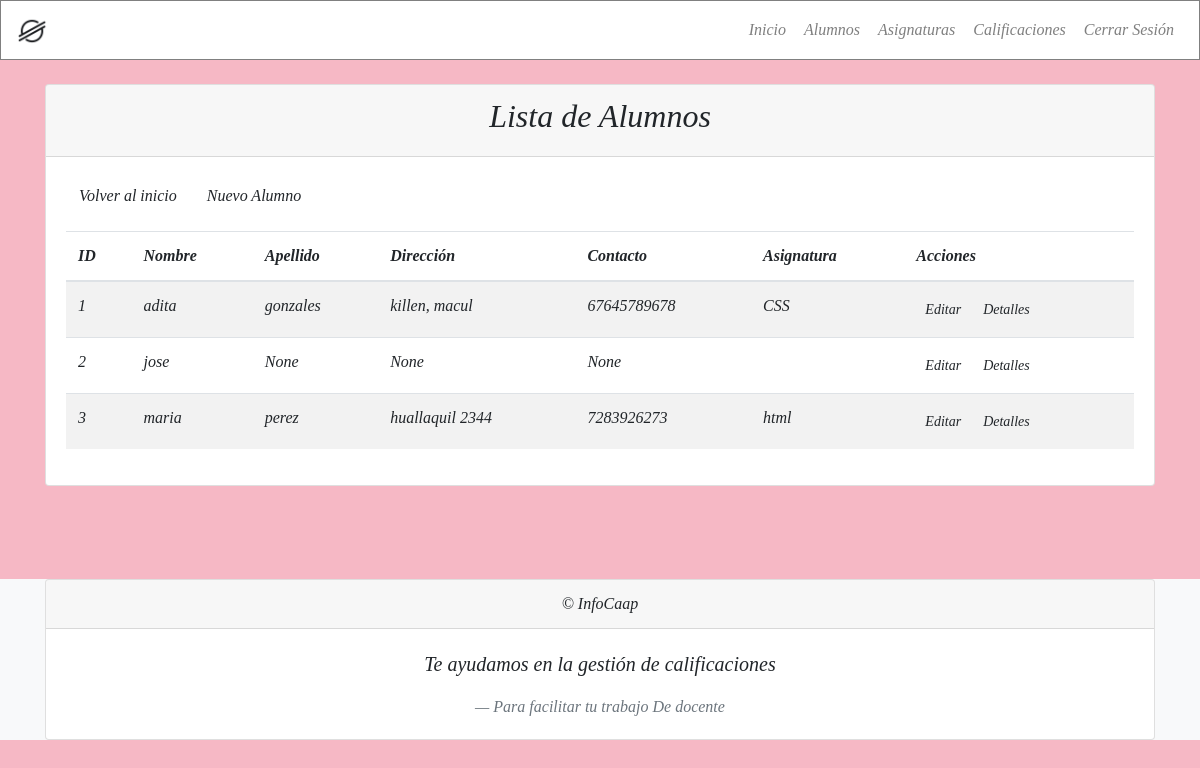
Page /alumnos/ (signed in) on the committed database.
### alumnos/models.py (models this page shows, shortened)
class Alumno(models.Model):
    nombre = models.CharField(max_length=100)
    apellido = models.CharField(max_length=100, null=True, blank=True)
    direccion = models.CharField(max_length=255, null=True, blank=True)
    contacto = models.CharField(max_length=100, null=True, blank=True)
    asignatura = models.ForeignKey('asignaturas.Asignatura', on_delete=models.CASCADE, null=True, blank=True)

### asignaturas/models.py (models this page shows, shortened)
class Asignatura(models.Model):
    nombre = models.CharField(max_length=100)
    descripcion = models.CharField(max_length=500)

### alumnos/views.py (the view)
# urls.py: path('', views.lista_alumnos, name='lista_alumnos'),
@login_required
def lista_alumnos(request):
    alumnos = Alumno.objects.all()
    return render(request, 'alumnos/lista_alumnos.html', {'alumnos': alumnos})

### alumnos/templates/alumnos/lista_alumnos.html (shortened to what this page needs)
{% extends 'base.html' %}
{% block content %}
<div class="container mt-4">
    <div class="card">
        <div class="card-header text-center">
            <h2>Lista de Alumnos</h2>
        </div>
        <div class="card-body">
            <a class="btn mb-3" href="{% url 'home' %}">Volver al inicio</a>
            <a href="{% url 'nuevo_alumno' %}" class="btn mb-3">Nuevo Alumno</a>
            <div class="table-responsive">
                <table class="table table-striped">
                    <thead>
                        <tr>
                            <th>ID</th>
                            <th>Nombre</th>
                            <th>Apellido</th>
                            <th>Dirección</th>
                            <th>Contacto</th>
                            <th>Asignatura</th>
                            <th>Acciones</th>
                        </tr>
                    </thead>
                    <tbody>
                        {% for alumno in alumnos %}
                            <tr>
                                <td>{{ alumno.id }}</td>
                                <td>{{ alumno.nombre }}</td>
                                <td>{{ alumno.apellido }}</td>
                                <td>{{ alumno.direccion }}</td>
                                <td>{{ alumno.contacto }}</td>
                                <td>{{ alumno.asignatura.nombre }}</td>
                                <td>
                                    <a href="{% url 'editar_alumno' alumno.id %}" class="btn  btn-sm">Editar</a>
                                    <a href="{% url 'detalle_alumno' alumno.id %}" class="btn  btn-sm">Detalles</a>
                                </td>
                            </tr>
                        {% endfor %}
                    </tbody>
                </table>
            </div>
        </div>
    </div>
</div>
{% endblock %}

### static/templates/base.html (style rules this page uses)
body { background-color: #f6b8c5; font-family: "Times New Roman", Times, serif; font-style: italic; margin: 0; padding-bottom: 60px; min-height: 100vh; display: flex; flex-direction: column; }

### rows in the picture
Alumno: id "1", nombre "adita", apellido "gonzales", direccion "killen, macul", contacto "67645789678", asignatura.nombre "CSS"
Alumno: id "2", nombre "jose", apellido "None", direccion "None", contacto "None"
Alumno: id "3", nombre "maria", apellido "perez", direccion "huallaquil 2344", contacto "7283926273", asignatura.nombre "html"
